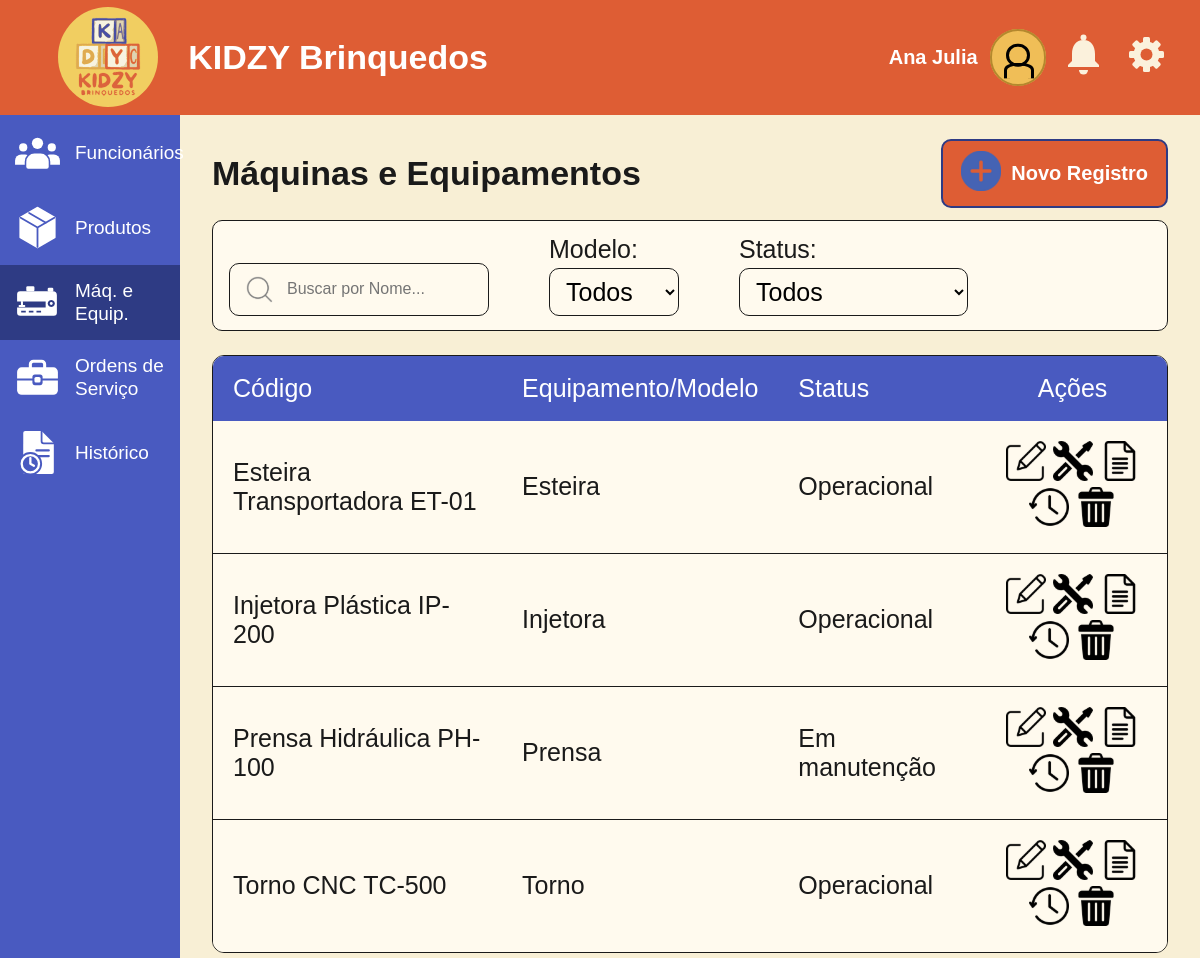
The app's page /dashboard/maquinas.php (signed in) with its own data.
### tables this page shows
CREATE TABLE `funcionario` (
  `id_funcionario` int NOT NULL,
  `id_cargo` int NOT NULL,
  `id_setor` int NOT NULL,
  `telefone_funcionario` varchar(12) NOT NULL,
  `cpf_funcionario` varchar(14) NOT NULL,
  `email_funcionario` varchar(100) NOT NULL,
  `nome_funcionario` varchar(100) NOT NULL,
  `senha_funcionario` varchar(225) NOT NULL,
  `ativo_funcionario` tinyint(1) NOT NULL DEFAULT '1',
  PRIMARY KEY (`id_funcionario`),
  KEY `idCargo` (`id_cargo`),
  KEY `idSetor` (`id_setor`),
  CONSTRAINT `funcionario_ibfk_1` FOREIGN KEY (`id_cargo`) REFERENCES `cargo` (`id_cargo`),
  CONSTRAINT `funcionario_ibfk_3` FOREIGN KEY (`id_setor`) REFERENCES `setor` (`id_setor`)
);

CREATE TABLE `maquina` (
  `id_maquina` int NOT NULL,
  `tipo_maquina` varchar(50) NOT NULL,
  `nome_maquina` varchar(100) NOT NULL,
  `funcionamento_maquina` varchar(50) NOT NULL,
  `ativo_maquina` tinyint(1) NOT NULL DEFAULT '1',
  PRIMARY KEY (`id_maquina`)
);

### dashboard/maquinas.php (the view, shortened to what this page needs)
<?php
require_once 'conexao.php';
$tabelasUsuario = [
    'funcionario'   => ['funcionario',   'nome_funcionario',   'id_funcionario'],
    'administrador' => ['administrador', 'nome_administrador', 'id_administrador'],
    'gerente'       => ['gerente',       'nome_gerente',       'id_gerente'],
];
$nomeUsuario = $_SESSION['nome'] ?? 'Usuário';
$tipoUsuario = $_SESSION['usuario_tipo'] ?? '';
if (isset($tabelasUsuario[$tipoUsuario])) {
    [$tabU, $colNome, $colId] = $tabelasUsuario[$tipoUsuario];
    $stU = $pdo->prepare("SELECT $colNome FROM $tabU WHERE $colId = :id AND ativo_$tabU = 1");
    $stU->execute([':id' => (int) ($_SESSION['usuario_id'] ?? 0)]);
    $nomeUsuario = $stU->fetchColumn() ?: $nomeUsuario;
}
$sql = "SELECT m.id_maquina             AS id,
               m.nome_maquina           AS nome,
               m.tipo_maquina           AS maquina,
               m.funcionamento_maquina  AS funcionamento
        FROM maquina m
        WHERE m.ativo_maquina = 1
        ORDER BY m.nome_maquina";
$maquinas = $pdo->query($sql)->fetchAll();
$paginaAtual = basename($_SERVER['SCRIPT_NAME']);
$menu = [
    [
        "nome" => 'Funcionários',
        "arquivo" => 'index.php',
        "icone" => "img/pessoas.svg"
    ],
    [
        "nome" => 'Produtos',
        "arquivo" => 'produtos.php',
        "icone" => "img/caixa.svg"
    ],
    [
        "nome" => 'Máq. e Equip.',
        "arquivo" => '../dashboard/maquinas.php',
        "icone" => "img/maquinas.svg"
    ],
    [
        "nome" => 'Ordens de Serviço',
        "arquivo" => 'ordens.php',
        "icone" => "img/maleta.svg"
    ],
    [
        "nome" => "Histórico",
        "arquivo" => 'historico.php',
        "icone" => "img/historico.svg"
    ],
];
?>
<!DOCTYPE html>
<html lang="pt-br">
<head>
    <link rel="stylesheet" href="css/style.css">
</head>
<body>
<div class="page">
        <header class="topbar">
            <div class = "brand">
                <img src="img/kidzy-logo.svg" alt="Kidzy Brinquedos" title="Logomarca" class="logo">
                <h1>KIDZY Brinquedos</h1>
            </div>
            <div class="topbar-right">
                <div class="user">
                    <span class="avatar"></span>
                    <span><strong><?= htmlspecialchars($nomeUsuario) ?></strong></span>
                </div>
                <button class="btn-login" type="button" data-action="login">
                    <span class="icon-circle" aria-hidden="true">
                        <span class="icon-user"></span>
                    </span>
                </button>
                <button class="icon-btn" aria-label="Notificações">
                    <img src="img/sino.svg" alt="sininho">
                </button>
                <button type="button" class="icon-btn" id="btn-conta" aria-label="Configurações da conta">
                    <img src="img/engrenagem.svg" alt="Config">
                </button>
            </div>
        </header>
    <div class="body">
    <nav class="sidebar">
    <?php foreach ($menu as $item): ?>
        <?php $ativo = (basename($item['arquivo']) === $paginaAtual) ? 'active' : ''; ?>
        <a href="<?= htmlspecialchars($item['arquivo']) ?>"
           class="side-item <?= $ativo ?>"
           <?= $ativo ? 'aria-current="page"' : '' ?>>
            <img src="<?= htmlspecialchars($item['icone']) ?>" alt="">
            <span><?= htmlspecialchars($item['nome']) ?></span>
        </a>
    <?php endforeach; ?>
    </nav>
        <main class ="content">
            <div class="content-head">
                <h1>Máquinas e Equipamentos</h1>
                <button type="button" class="btn-primary" id="btn-novo">
                    <span class = "icon-plus">
                        <img src="img/plus.svg" alt="+" class="plus">
                    </span>
                    <span>Novo Registro</span>
                </button>
            </div>
            <form class="filters" method="get">
                <label class="search">
                    <img src="img/lupa.svg" alt="lupa" class="lupa">
                    <input type="text" id="filtro-nome" placeholder="Buscar por Nome..." autocomplete="off" aria-label="Buscar por nome">
                </label>
                <label class="field"> Modelo:
                    <select name="tipo" id="filtro-tipo" data-filtro="tipo">
                        <option value="">Todos</option>
                    </select>
                </label>
                <label class = "field"> Status:
                    <select name="status" id="filtro-status" data-filtro="funcionamento">
                        <option value="">Todos</option>
                    </select>
                </label>
            </form>
            <div class="table-card">
                <table>
                    <thead>
                        <tr><th>Código</th><th>Equipamento/Modelo</th><th>Status</th><th class="center">Ações</th></tr>
                    </thead>
                    <tbody>
                        <?php foreach ($maquinas as $m): ?>
                        <tr data-filtravel
                            data-tipo="<?= htmlspecialchars((string) ($m['maquina'] ?? '')) ?>"
                            data-funcionamento="<?= htmlspecialchars((string) ($m['funcionamento'] ?? '')) ?>">
                            <td class="col-nome"><?= htmlspecialchars($m['nome']) ?></td>
                            <td class="col-tipo"><?= htmlspecialchars($m['maquina'] ?? '-') ?></td>
                            <td class="col-status"><?= htmlspecialchars($m['funcionamento'] ?? '-') ?></td>
                            <td class="actions">
                                <button type="button" class="btn-editar" aria-label="Editar" title="Editar"
                                    data-id="<?= (int) $m['id'] ?>"
                                    data-nome="<?= htmlspecialchars($m['nome']) ?>"
                                    data-tipo="<?= htmlspecialchars((string) ($m['maquina'] ?? '')) ?>"
                                    data-funcionamento="<?= htmlspecialchars((string) ($m['funcionamento'] ?? '')) ?>">
                                    <img src="img/editar.svg" alt="editar" class="edit">
                                </button>
                                <button type="button" class="btn-manutencao" aria-label="Manutenção" title="Manutenção"
                                    data-id="<?= (int) $m['id'] ?>">
                                    <img src="img/chave.svg" alt="chave" class="chave">
                                </button>
                                <button type="button" class="btn-detalhes" aria-label="Detalhes" title = "Detalhes"
                                    data-id="<?= (int) $m['id'] ?>"
                                    data-tipo="<?= htmlspecialchars($m['maquina']) ?>">
                                    <img src="img/listar.svg" alt="detalhes" class="listar">
                                </button>
                                <button type="button" class="btn-historico" aria-label="Histórico" title="Histórico"
                                    data-id="<?= (int) $m['id'] ?>">
                                    <img src="img/relogio.svg" alt="relogio" class="relogio">
                                </button>
                                <button type="button" class="btn-inativar" aria-label="Inativar" title="Inativar"
                                    data-id="<?= (int) $m['id'] ?>"
                                    data-tipo="maquina"
                                    data-nome="<?= htmlspecialchars($m['nome']) ?>">
                                    <img src="img/lixo.svg" alt="desativar" class="inativar">
                                </button>
                            </td>
                        </tr>
                        <?php endforeach; ?>
                    </tbody>
                </table>
            </div>
        </main>
    </div>
</div>
</body>
</html>

### dashboard/css/style.css (style rules this page uses)
:root { --laranja: #DE5D34; --creme: #F8EFD5; --bege: #F7D89A; --amarelo: #F0BE57; --dourado: #B4882E; --azul: #495AC0; --azescuro: #2E3B84; --branco: #FFFFFF; --preto: #1a1a1a; --verde: #7cb693; --header-h: 72px; --sidebar-w: clamp(150px, 15vw, 240px); }
* { box-sizing: border-box; }
body { margin: 0; background: var(--creme); font-family: "Trebuchet MS", Arial, sans-serif; color: var(--preto); }
button, input, select { font: inherit; }
button { cursor: pointer; }
.page { display: grid; grid-template-rows: auto 1fr; height: 100dvh; }
.topbar { background: var(--laranja); color: var(--branco); display: flex; align-items: center; justify-content: space-between; height: 12vh; padding: 0 28px; }
.brand { flex: 0 0 auto; display: flex; align-items: center; width: clamp(500px, 1vw, 800px); height: clamp(72px, 1vw, 500px); padding-right: 10px; align-items: left; justify-content: space-evenly; }
.topbar-right { display: flex; align-items: center; gap: 12px; font-size: 20px; }
.user { display: flex; align-items: center; gap: 12px; font-size: 20px; }
.avatar { width: 36px; height: 36px; border-radius: 50%; }
.icon-circle { position: relative; flex: 0 0 auto; width: clamp(54px, 4.7vw, 72px); height: clamp(54px, 4.7vw, 72px); display: grid; place-items: center; border: 2px solid var(--dourado ); border-radius: 50%; background: var(--amarelo); color: #000000; }
.btn-login { background: var(--amarelo); border: 0; border-radius: 50%; padding: 0; cursor: pointer; }
.icon-user { width: 45%; height: 45%; border: 3px solid #000; border-radius: 50%; position: relative; transform: translateY(-10%); }
.icon-user::after { content: ""; position: absolute; width: 135%; height: 75%; left: -27%; bottom: -86%; border: 3px solid #000; border-bottom: 0; border-radius: 45% 45% 0 0; }
.icon-btn { background: none; border: 0; color: var(--branco); padding: 0; }
.body { display: grid; grid-template-columns: var(--sidebar-w) 1fr; min-height: 0; }
.sidebar { background: var(--azul); color: var(--branco); display: flex; flex-direction: column; justify-content: flex-start; align-items: left; }
.side-item { display: flex; align-items: center; gap: 12px; padding: 12px 12px; color: inherit; text-decoration: none; font-size: 19px; line-height: 1.25; }
.side-item.active { background: var(--azescuro); }
.content { padding: 24px 32px; overflow-y: auto; }
.content-head { display: flex; align-items: center; justify-content: space-between; margin-bottom: 12px; }
h1 { margin: 0; font-size: 34px; }
.btn-primary { display: flex; align-items: center; gap: 10px; background: var(--laranja); color: var(--branco); border: 2px solid var(--azescuro); border-radius: 10px; padding: 10px 18px; font-size: 20px; font-weight: 700; }
.filters { display: flex; align-items: flex-end; gap: 5vw; border: 1px solid var(--preto); border-radius: 10px; padding: 14px 16px; margin-bottom: 24px; }
.search { display: flex; align-items: center; gap: 8px; border: 1px solid var(--preto); border-radius: 10px; padding: 8px 12px; width: min(100%, 260px); background: #fffaee; }
.search input { border: 0; background: none; outline: 0; width: 100%; }
.field { display: flex; flex-direction: column; gap: 4px; font-size: 25px; }
form { background-color: #fffaee; }
select { display: flex; align-items: center; gap: 8px; border: 1px solid var(--preto); border-radius: 10px; padding: 8px 12px; width: min(100%, 260px); background: #fffaee; }
select option { background: #fffaee; color: var(--preto); font-size: 18px; padding: 8px 12px; }
select option:checked { background: var(--amarelo); color: var(--preto); }
.table-card { border: 1px solid var(--preto); border-radius: 12px; overflow: hidden; min-height: 300px; }
table { width: 100%; border-collapse: collapse; background-color: #fffaee; }
th { background: var(--azul); color: var(--branco); text-align: left; font-weight: 400; font-size: 25px; padding: 18px 20px; }
td { padding: 20px; font-size: 25px; border-bottom: 1px solid var(--preto); }
tbody tr:last-child td { border-bottom: none; }
td.actions { text-align: center; }
.center { text-align: center; }
.actions { justify-content: center; gap: 12px; }
.actions button { background: none; border: 0; padding: 0; color: var(--preto); }
tbody tr { transition: opacity .3s; }
tbody tr.ultima-visivel td { border-bottom: none; }
main { scrollbar-width: none; -ms-overflow-style: none; }

### records on screen
funcionario: nome_funcionario "Ana Julia"
maquina: nome_maquina "Esteira Transportadora ET-01", tipo_maquina "Esteira", funcionamento_maquina "Operacional"
maquina: nome_maquina "Injetora Plástica IP-200", tipo_maquina "Injetora", funcionamento_maquina "Operacional"
maquina: nome_maquina "Prensa Hidráulica PH-100", tipo_maquina "Prensa", funcionamento_maquina "Em manutenção"
maquina: nome_maquina "Torno CNC TC-500", tipo_maquina "Torno", funcionamento_maquina "Operacional"

### other values on screen
$item['nome'] "Funcionários"
$item['nome'] "Produtos"
$item['nome'] "Máq. e Equip."
$item['nome'] "Ordens de Serviço"
$item['nome'] "Histórico"
